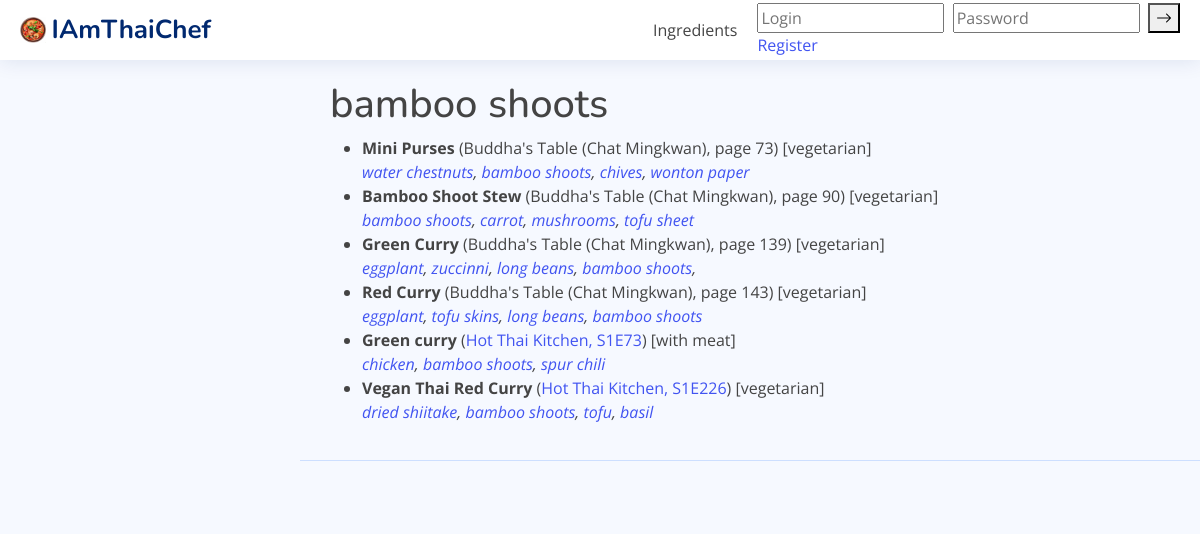
Page /ingredient/541 on the committed database.
### tree/models.py (models this page shows, shortened)
class Ingredient(models.Model):
    name = models.CharField(max_length=100, unique=True)
    ingredient_type = models.ForeignKey('IngredientType', on_delete=models.CASCADE, null=True)
    def link(self):
        return f"<a href='/ingredient/{self.id}'>{self.name}</a>"

class Recipe(models.Model):
    title = models.CharField(max_length=400)
    source = models.ForeignKey(Source, on_delete=models.CASCADE)
    subsource = models.CharField(max_length=400)
    link = models.CharField(max_length=400)
    category = models.ForeignKey(Category, on_delete=models.CASCADE)
    vegetarian = models.CharField(max_length=2, choices=VEG_TYPES, default="?")
    users = models.ManyToManyField(User, through='UserRecipeRelation')
    def ingredients_string(self):
        ingredients_alternatives = self.ingredientalternatives_set.all()
        result = []
        for alternative in ingredients_alternatives:
            if alternative.optional:
                result.append("(" + "/".join(map(Ingredient.link, alternative.ingredients.all())) + ")")
            else:
                result.append("/".join(map(Ingredient.link, alternative.ingredients.all())))
        return ", ".join(result) or ""

class Source(models.Model):
    title = models.CharField(max_length=400)
    source_type = models.CharField(max_length=2, choices=SOURCE_TYPES, default="N")
    url = models.CharField(max_length=400, null=True, blank=True)
    def __str__(self):
        return self.title

class IngredientAlternatives(models.Model):
    ingredients = models.ManyToManyField(Ingredient)
    recipe = models.ForeignKey(Recipe, on_delete=models.CASCADE)
    optional = models.BooleanField(default=False)

### tree/views.py (the view)
# urls.py: path('ingredient/<int:ingredient_id>', tree.views.ingredient_dishes, name='ingredient'),
def ingredient_dishes(request, ingredient_id):
    ingredient = Ingredient.objects.get(pk=ingredient_id)
    print(1, ingredient.name)
    alternatives = IngredientAlternatives.objects.filter(ingredients=ingredient_id)
    recipes = []
    for alternative in alternatives:
        recipes.append(alternative.recipe)
    return render(request, 'NiceAdmin/ingredient_recipes.html', {'ingredient': ingredient, 'recipes': recipes})

### templates/NiceAdmin/ingredient_recipes.html (shortened to what this page needs)
{% extends "NiceAdmin/template.html" %}
{% block content %}
    <main id="main" class="main">
    <section class="section dashboard">
<div class="row">
  <div>
      <h1>{{ ingredient.name }}</h1>
    <ul>
        {% for recipe in recipes %}
            <li><strong>{{ recipe.title }}</strong>
                {% if recipe.link %}(<a href="{{ recipe.link }}">{{ recipe.source }}, {{ recipe.subsource }}</a>)
                {% else %}
                   ({{ recipe.source }}, {{ recipe.subsource }})
                {%  endif %}
                [{{ recipe.get_vegetarian_display }}]
                <br><em>{{ recipe.ingredients_string | safe }}</em>
            </li>
        {% endfor %}
    </ul>
  </div>
      </div>
    </section>
  </main>
{% endblock %}

### templates/NiceAdmin/assets/css/style.css (style rules this page uses)
:root { scroll-behavior: smooth; }
body { font-family: "Open Sans", sans-serif; background: #f6f9ff; color: #444444; }
a { color: #4154f1; text-decoration: none; }
h1, h2, h3, h4, h5, h6 { font-family: "Nunito", sans-serif; }
#main { margin-top: 60px; padding: 20px 30px; transition: all 0.3s; }
@media (min-width: 1200px) { #main, #footer { margin-left: 300px; } }

### rows in the picture
Ingredient: name "bamboo shoots"
Recipe: title "Mini Purses", source "Buddha's Table (Chat Mingkwan)", subsource "page 73", vegetarian "vegetarian", ingredients_string "water chestnuts , bamboo shoots , chives , wonton paper"
Recipe: title "Bamboo Shoot Stew", source "Buddha's Table (Chat Mingkwan)", subsource "page 90", vegetarian "vegetarian", ingredients_string "bamboo shoots , carrot , mushrooms , tofu sheet"
Recipe: title "Green Curry", source "Buddha's Table (Chat Mingkwan)", subsource "page 139", vegetarian "vegetarian", ingredients_string "eggplant , zuccinni , long beans , bamboo shoots ,"
Recipe: title "Red Curry", source "Buddha's Table (Chat Mingkwan)", subsource "page 143", vegetarian "vegetarian", ingredients_string "eggplant , tofu skins , long beans , bamboo shoots"
Recipe: title "Green curry", source "Hot Thai Kitchen", subsource "S1E73", vegetarian "with meat", ingredients_string "chicken , bamboo shoots , spur chili"
Recipe: title "Vegan Thai Red Curry", source "Hot Thai Kitchen", subsource "S1E226", vegetarian "vegetarian", ingredients_string "dried shiitake , bamboo shoots , tofu , basil"
